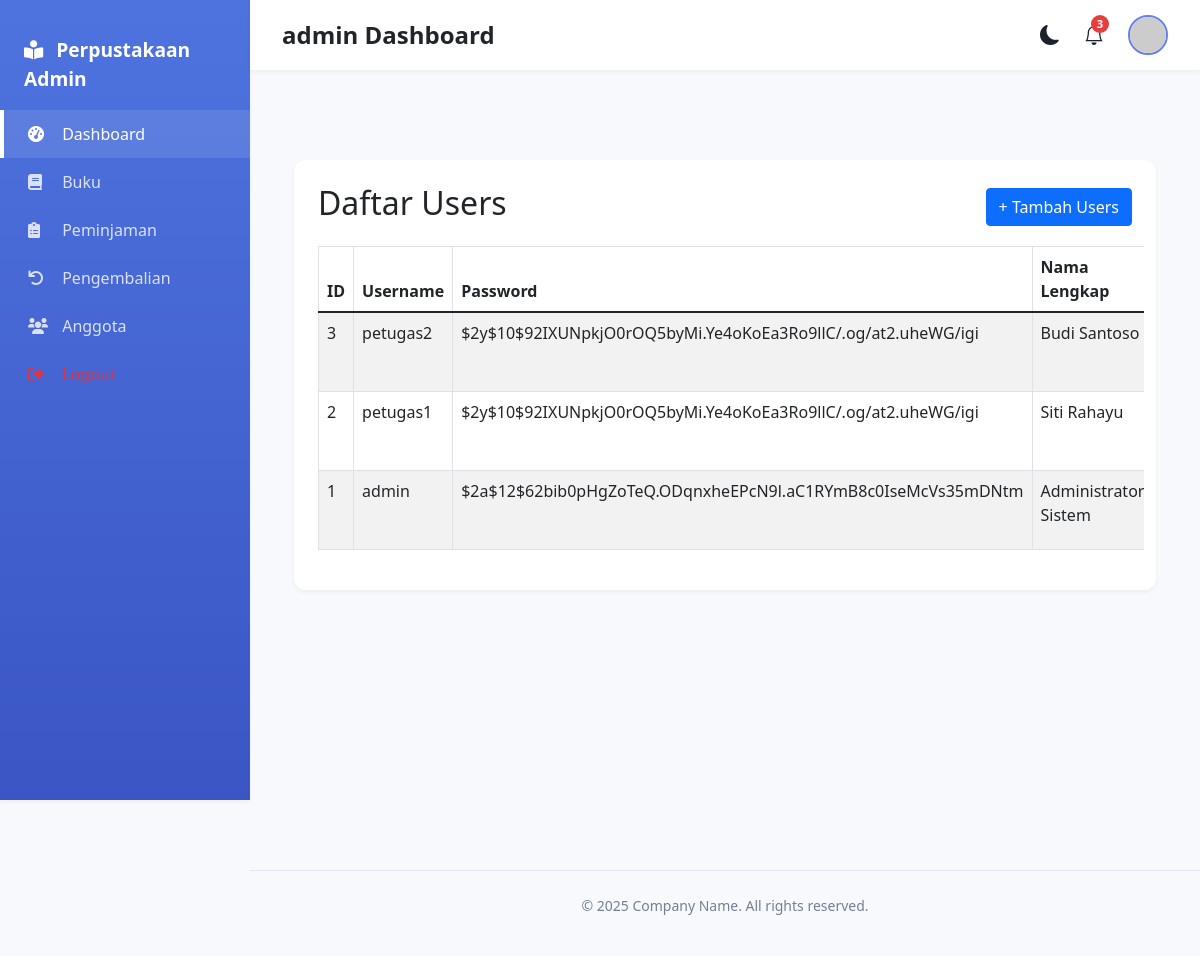
Screenshot of /users/index.php (signed in) with the database file from the repository.
### tables this page shows
CREATE TABLE `users` (
  `id` int(11) NOT NULL AUTO_INCREMENT,
  `username` varchar(50) NOT NULL,
  `password` varchar(255) NOT NULL,
  `nama_lengkap` varchar(100) NOT NULL,
  `email` varchar(100) NOT NULL,
  `role` enum('admin','pengguna') DEFAULT 'pengguna',
  `status` enum('aktif','nonaktif') DEFAULT 'aktif',
  `created_at` timestamp NOT NULL DEFAULT current_timestamp(),
  PRIMARY KEY (`id`),
  UNIQUE KEY `username` (`username`),
  UNIQUE KEY `email` (`email`)
);

### users/index.php (the view, shortened to what this page needs)
<?php
require_once '../config/database.php';
$result = mysqli_query($connection, "SELECT * FROM `users` ORDER BY id DESC");
?>
<?php include '../views/'.$THEME.'/header.php'; ?>
<?php include '../views/'.$THEME.'/sidebar.php'; ?>
<?php include '../views/'.$THEME.'/topnav.php'; ?>
<?php include '../views/'.$THEME.'/upper_block.php'; ?>
            <div class="d-flex justify-content-between align-items-center mb-3">
                <h2>Daftar Users</h2>
                <a href="add.php" class="btn btn-primary">+ Tambah Users</a>
            </div>
            <?php if (mysqli_num_rows($result) > 0): ?>
                <div class="table-responsive">
                    <table class="table table-striped table-bordered">
                        <thead>
                            <tr>
                                <th>ID</th>
                                <th>Username</th>
                                <th>Password</th>
                                <th>Nama Lengkap</th>
                            </tr>
                        </thead>
                        <tbody>
                            <?php while ($row = mysqli_fetch_assoc($result)): ?>
                                <tr>
                                    <td><?= $row['id'] ?></td>
                                    <td><?= htmlspecialchars($row['username']) ?></td>
                                    <td><?= htmlspecialchars($row['password']) ?></td>
                                    <td><?= htmlspecialchars($row['nama_lengkap']) ?></td>
                                </tr>
                            <?php endwhile; ?>
                        </tbody>
                    </table>
                </div>
            <?php else: ?>
                <div class="alert alert-info">Belum ada data users.</div>
            <?php endif; ?>
<?php include '../views/'.$THEME.'/lower_block.php'; ?>
<?php include '../views/'.$THEME.'/footer.php'; ?>

### assets/default/css/style.css (style rules this page uses)
:root { --primary-color: #667eea; --secondary-color: #8898aa; --accent-color: #7f7fd5; --success-color: #38a169; --danger-color: #e53e3e; --warning-color: #dd6b20; --info-color: #3182ce; --light-color: #f7fafc; --dark-color: #1a202c; --sidebar-width: 250px; --sidebar-collapsed-width: 70px; --transition-speed: 0.3s; --body-bg: #f0f4f8; --card-bg: #ffffff; --text-color: #1a202c; --text-muted: #718096; --border-color: #e2e8f0; --shadow-sm: 0 0.125rem 0.25rem rgba(26, 32, 44, 0.05); --shadow: 0 0.5rem 1rem rgba(26, 32, 44, 0.12); }
* { margin: 0; padding: 0; box-sizing: border-box; }
body { font-family: 'Inter', sans-serif; background-color: var(--body-bg); color: var(--text-color); transition: background-color var(--transition-speed), color var(--transition-speed); }

### views/default/sidebar.php (style rules this page uses)
:root { --primary: #4e73df; --success: #1cc88a; --warning: #f6c23e; --danger: #e74a3b; }
body { background-color: #f8f9fc; font-family: 'Segoe UI', Tahoma, Geneva, Verdana, sans-serif; }

### rows the page displays
users: id "3", username "petugas2", password "$2y$10$92IXUNpkjO0rOQ5byMi.Ye4oKoEa3Ro9llC/.og/at2.uheWG/igi", nama_lengkap "Budi Santoso"
users: id "2", username "petugas1", password "$2y$10$92IXUNpkjO0rOQ5byMi.Ye4oKoEa3Ro9llC/.og/at2.uheWG/igi", nama_lengkap "Siti Rahayu"
users: id "1", username "admin", password "$2a$12$62bib0pHgZoTeQ.ODqnxheEPcN9l.aC1RYmB8c0IseMcVs35mDNtm", nama_lengkap "Administrator Sistem"

### other values shown
$_SESSION['username'] "admin"
